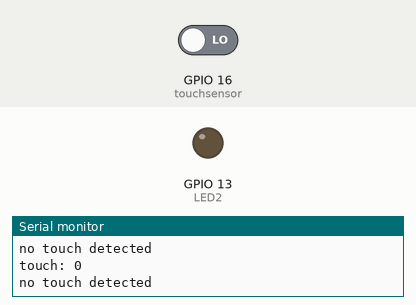
Recording of a sketch running on a simulated ESP32. On the bench: output pins drawn as LEDs (lit = HIGH), the last lines printed to the serial monitor. Dashed ring = blinking. The inputs (shaded band) are chosen by the test bench; at power-on: GPIO 16 (touchsensor) LOW.

Above: at 2.8 s.
2.9 s: GPIO 16 (touchsensor) driven HIGH
At 3.3 s:
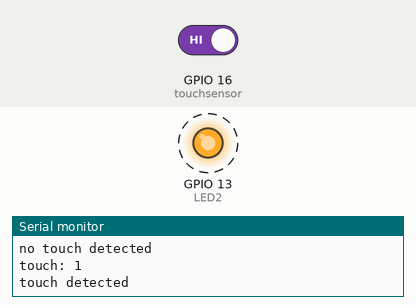
7.0 s: GPIO 16 (touchsensor) driven LOW
At 7.9 s:
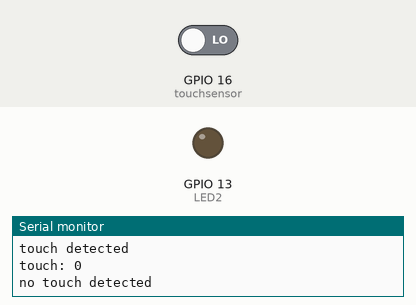
Timing chart, 0 to 10.0 s (numbered marks = the images above; inputs shaded):
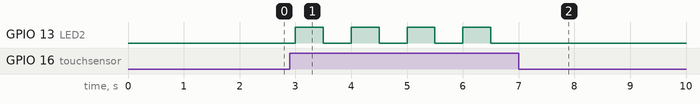

Measured:
- after the input at 2.9 s, GPIO 13 (LED2): alternates HIGH for 0.50 s and LOW for 0.50 s, starting after 0.10 s
- after the input at 7.0 s, GPIO 13 (LED2): stops changing and stays LOW

The sketch:

ELEPHANT_Fruit_Code_Solution_Task2.ino
```cpp
// LED2 (built-in ESP32)
// GPIO
#define LED2 13

// touch sensor
// GPIO
#define touchsensor 16

// servomotor
// library
// GPIO
// PWM properties servomotor
// define servomotor angles


// command_servomotor(): give the angle to the function command_servomotor() and move to the servomotor to the servomotor_Angle
// convert 0-180 degrees to 0-65536

// global variables
char serialprint_buffer[100];

// setup the components
void setup()
{
  // setup LED2 as OUTPUT
  pinMode(LED2, OUTPUT);

  // setup the touch sensor as INPUT
  pinMode(touchsensor, INPUT);

  // setup servomotor as OUTPUT
  // attach the channel to the GPIO to be controlled
  // define the PWM functionalities of the channel

  // setup the serial communication
  Serial.begin(9600);
}

void loop()
{
  // read and print the current touch sensor value to the serial monitor
  int touchsensor_value = digitalRead(touchsensor);
  sprintf(serialprint_buffer, "touch: %d", touchsensor_value);
  Serial.println(serialprint_buffer);

  // If a touch is detected the game starts.
  if (touchsensor_value == HIGH) {
    // print "touch detected" into the serial monitor.
    Serial.println("touch detected");
    // generate a random value between 0 and 1
    // print the random value into the serial monitor

    // If the random value is eqaual to 1, the player "wins".
    // print "win" into the serial monitor.
    // create a movement of the servomotor to angle max and min

    // If the random value is not equal to 1, the player "lose".
    // print "win" into the serial monitor.
    // flash the LED
    digitalWrite(LED2, HIGH);
    delay(500);
    digitalWrite(LED2, LOW);
    delay(500);

  }
  else {
    // print "no touch detected" into the serial monitor.
    Serial.println("no touch detected");
    delay(1000);
  }
}
```
